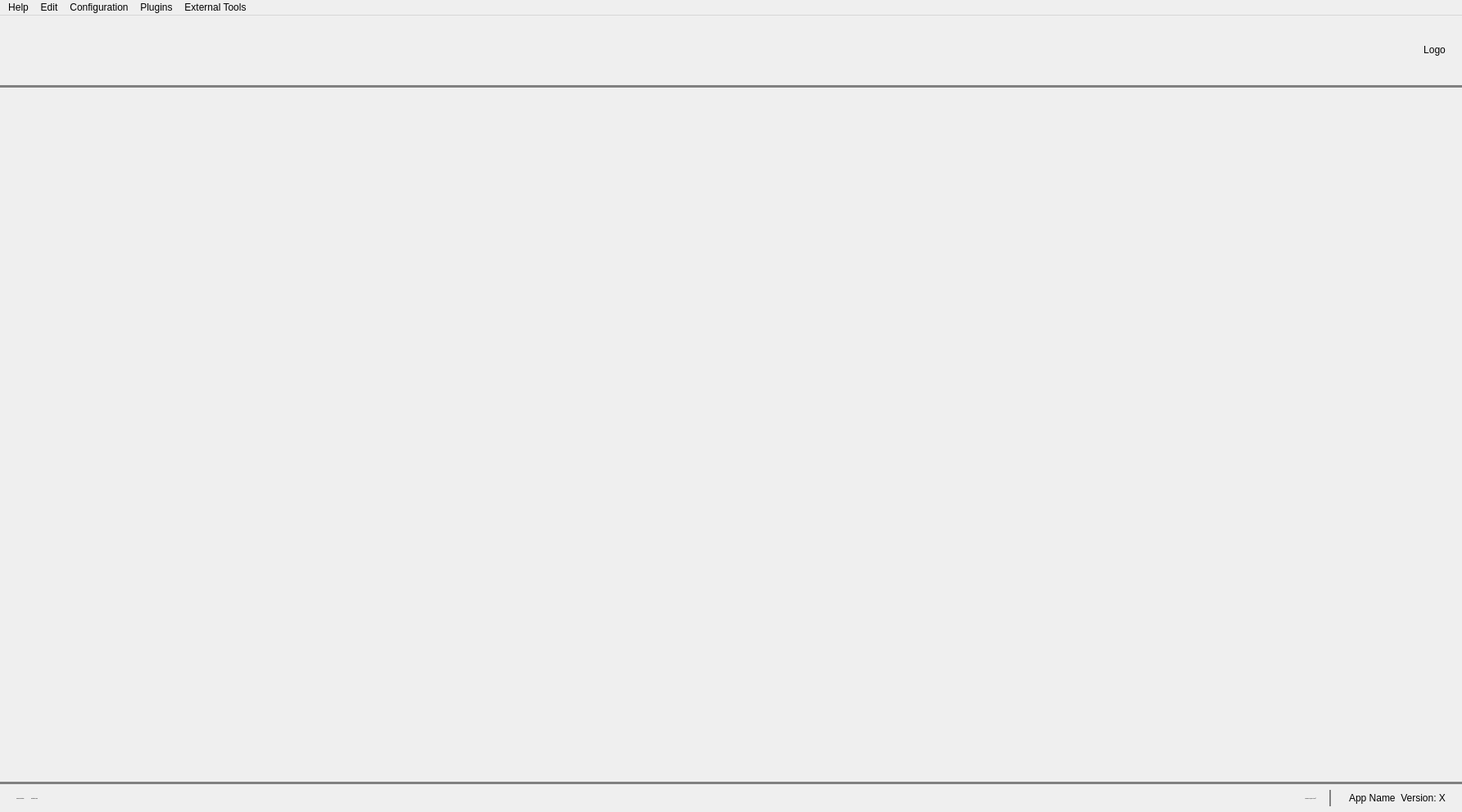
<?xml version="1.0" encoding="UTF-8"?>
<ui version="4.0">
 <class>SalaraMainWindowView</class>
 <widget class="QMainWindow" name="SalaraMainWindowView">
  <property name="windowModality">
   <enum>Qt::WindowModal</enum>
  </property>
  <property name="geometry">
   <rect>
    <x>0</x>
    <y>0</y>
    <width>1785</width>
    <height>992</height>
   </rect>
  </property>
  <property name="minimumSize">
   <size>
    <width>1280</width>
    <height>750</height>
   </size>
  </property>
  <property name="baseSize">
   <size>
    <width>0</width>
    <height>0</height>
   </size>
  </property>
  <property name="windowTitle">
   <string>MainWindow</string>
  </property>
  <property name="accessibleName">
   <string>MainWindow</string>
  </property>
  <property name="styleSheet">
   <string notr="true">/*--------------------------------*/
/* QWidget forms */
/*--------------------------------*/
QWidget[accessibleName=&quot;MainWindow&quot;]
{
	background-color: rgb(53, 53, 53);
}
/*--------------------------------*/

/*--------------------------------*/
/* QMessageBox forms */
/*--------------------------------*/
QMessageBox
{ 
color: rgb(240,240,240);
background-color: rgb(53, 53, 53);
font: 13px &quot;Open Sans Semibold&quot;;
}
QMessageBox QTextEdit
{
color: rgb(240,240,240);
background-color: rgb(80, 80, 80);
font: 12px &quot;Open Sans Semibold&quot;;
}
/*--------------------------------*/

/*--------------------------------*/
/*   QLabel   */
/*--------------------------------*/
QLabel[accessibleName=&quot;LabelInfoWhite&quot;]
{
color: rgb(240,240,240);
font: 14px &quot;Open Sans Semibold&quot;;
}
QLabel[accessibleName=&quot;LabelInfoWhite&quot;]:disabled
{
color: rgb(100, 100,100);
}
QLabel[accessibleName=&quot;LabelInfoOrange&quot;]
{
color:  rgb(250,150,0);
font:  14px &quot;Open Sans Semibold&quot;;
}
QLabel[accessibleName=&quot;LabelInfoOrange&quot;]:disabled
{
color: rgb(100, 100,100);
}
QLabel[accessibleName=&quot;LabelInfoBlue&quot;]
{
color:  rgb(0,80,80);
font:  14px &quot;Open Sans Semibold&quot;;
}
QLabel[accessibleName=&quot;LabelInfoBlue&quot;]:disabled
{
color: rgb(100, 100,100);
}
QLabel[accessibleName=&quot;LabelFooter&quot;]
{
color: rgb(240,240,240);
font: 8pt &quot;Open Sans Semibold&quot;;
}
QLabel[accessibleName=&quot;LabelFooter&quot;]:disabled
{
color: rgb(100, 100,100);
}
QLabel[accessibleName=&quot;LabelMainTitle&quot;]
{
color: rgb(240,240,240);
font: 15pt &quot;Open Sans Extrabold&quot;;
}
QLabel[accessibleName=&quot;LabelMainTitle&quot;]:disabled
{
color: rgb(100, 100,100);
}
QLabel[accessibleName=&quot;LabelMainSubtitle&quot;]
{
color: rgb(240,240,240);
font: 11pt &quot;Open Sans Semibold&quot;;
}
QLabel[accessibleName=&quot;LabelMainSubtitle&quot;]:disabled
{
color: rgb(100, 100,100);
}
/*--------------------------------------------------------*/

/*--------------------------------*/
/* QPushButton */
/*--------------------------------*/
QPushButton
{
     color: rgb(253,245,230);
     background-color: rgb(53,53,53);
	 font:  10pt &quot;Open Sans Semibold&quot;;
}
QPushButton:disabled
{
	color: rgb(100, 100,100);
}
QPushButton:checked
{
    background-color: rgb(153, 102, 0);   
    border: 2px solid rgb(255, 153, 0);
    border-radius: 5px;
}
QPushButton[accessibleName=&quot;ButtonLilac&quot;]
{
	border-style: solid;
	border-width: 1px;
	border-color: black;
	border-radius: 5px;
	background-color:  rgb(50,50,100);
}
QPushButton[accessibleName=&quot;ButtonLilac&quot;]:hover
{
	background-color:  rgb(50,60,100);
}
QPushButton[accessibleName=&quot;ButtonGreen&quot;]
{
	border-style: solid;
	border-width: 1px;
	border-color: black;
	border-radius: 5px;
	background-color: rgb(50, 90, 0);
}
QPushButton[accessibleName=&quot;ButtonGreen&quot;]:hover
{
	background-color: rgb(50, 100, 0);
}
QPushButton[accessibleName=&quot;ButtonRed&quot;]
{
	border-style: solid;
	border-width: 1px;
	border-color: black;
	border-radius: 5px;
     background-color:  rgb(140, 20, 0);
}
QPushButton[accessibleName=&quot;ButtonRed&quot;]:hover
{
     background-color:  rgb(150, 20, 0);
}
/*--------------------------------*/

/*--------------------------------*/
/* QComboBox */
/*--------------------------------*/
QComboBox
{
    font: 13px &quot;Open Sans Semibold&quot;;
    color: rgb(253,245,230);
    selection-background-color: rgb(0,80,80);
	background-color:  rgb(70, 70,70);
}
QComboBox:disabled
{
	color: rgb(100, 100,100);
}
QComboBox QAbstractItemView
{
    background-color:  rgb(70, 70,70);
}
/*--------------------------------*/

/*--------------------------------*/
/* QLineEdit */
/*--------------------------------*/
QLineEdit
{
    color: rgb(253,245,230);
    background-color: rgb(70, 70,70);
    padding: 2px 2px;
    font: 9pt &quot;Open Sans&quot;;
}
QLineEdit:disabled
{
    color: rgb(100, 100,100);
}
QLineEdit[error=true]
{
    background-color: rgb(180,8,0);
}
QLineEdit[error=true]:focus 
{
	border: 1px solid rgb(255,155,0);
}
QLineEdit:focus 
{
	border: 1px solid rgb(255,155,0);
}
/*--------------------------------*/

/*--------------------------------*/
/* QCheckBox */
/*--------------------------------*/
QCheckBox
{
    color: rgb(253,245,230);
	font: 14px &quot;Open Sans Semibold&quot;;
}
QCheckBox::indicator:checked
{
   background:  rgb(0,80,80);
}
QCheckBox::indicator 
{
    border: 2px solid gray;
    background: transparent;
}
QCheckBox:disabled
{
	color: rgb(100, 100,100);
}
QCheckBox::indicator:disabled
{
   background: rgb(53, 53,53);
}
QCheckBox::indicator:checked:disabled
{
   background:  rgb(70,70,70);
}
/*--------------------------------*/

/*--------------------------------------------------------*/
/*   QRadioButton   */
/*--------------------------------------------------------*/
QRadioButton
{
color: rgb(240,240,240);
font:  14px &quot;Open Sans&quot;;
}
QRadioButton:disabled
{
color: rgb(100, 100,100);
}
QRadioButton::indicator
{
width: 9px;
height: 9px;
border-radius: 6px;
border: 2px solid;
border-color: gray;
background-color: rgb(70, 70,70);
}
QRadioButton::indicator:checked
{
background-color:  rgb(250,150,0);
}
QRadioButton::indicator:checked:disabled
{
background:  rgb(100,100,100);
}
/*--------------------------------------------------------*/

/*--------------------------------*/
/* QSpinBox */
/*--------------------------------*/
QSpinBox
{ 
    font: 13px &quot;Open Sans Semibold&quot;;
    color: rgb(253,245,230);
    background-color: rgb(70, 70,70);
    padding: 2px 2px;
}
QSpinBox:disabled
{
    color: rgb(100, 100,100);
}
/*--------------------------------*/

/*--------------------------------*/
/* QDoubleSpinBox */
/*--------------------------------*/
QDoubleSpinBox
{ 
    font: 13px &quot;Open Sans Semibold&quot;;
    color: rgb(253,245,230);
    background-color: rgb(70, 70,70);
    padding: 2px 2px;
}
QDoubleSpinBox:disabled
{
	color: rgb(100, 100,100);
}
/*--------------------------------*/

/*--------------------------------------------------------*/
/*   QTimeEdit   &amp;   QDateTimeEdit   */
/*--------------------------------------------------------*/
QTimeEdit
{ 
    font: 13px &quot;Open Sans Semibold&quot;;
    color: rgb(253,245,230);
    background-color: rgb(70, 70,70);
}
QTimeEdit:disabled
{
    color: rgb(100, 100,100);
}

QDateTimeEdit
{ 
    font: 13px &quot;Open Sans Semibold&quot;;
    color: rgb(253,245,230);
    background-color: rgb(70, 70,70);
}
QDateTimeEdit:disabled
{
    color: rgb(100, 100,100);
}
/*--------------------------------------------------------*/

/*------------------------------------------*/
/* QProgressBar */
/*------------------------------------------*/
QProgressBar
{
border: 2px solid grey;
padding: 1px;
border-radius: 5px;
text-align: center;
font-family: Open Sans Semibold; 
font-size: 10pt; 
background-color: rgb(70,70,70)}

QProgressBar::chunk
{
border-bottom-left-radius: 4px;
border-bottom-right-radius: 4px;
border-top-left-radius: 4px;
border-top-right-radius: 4px;
background-color: rgb(220,130,0);
}
/*--------------------------------*/

/*--------------------------------*/
/* QGroupBox */
/*--------------------------------*/
QGroupBox
 {
	font: 16px &quot;Open Sans Extrabold&quot;;
    color: rgb(253,245,230);
    border: 3px solid gray;
    border-radius: 10px;
    margin-top: 0.6em;
    padding: 3px;
}
QGroupBox:disabled
{
    color: rgb(100, 100,100);
}
QGroupBox[accessibleName=&quot;Little&quot;]
 {
	font: 14px &quot;Open Sans Semibold&quot;;
	color: rgb(253,245,230);
    border: 2px solid gray;
    border-radius: 10px;
    margin-top: 0.6em;
    padding: 3px;
}
QGroupBox[accessibleName=&quot;Little&quot;]:disabled
{
    color: rgb(100, 100,100);
}
/*--------------------------------*/

/*------------------------------------------*/
/* QTabWidget &amp;&amp;  QTabBar */
/*------------------------------------------*/
QTabWidget::pane{}

QTabWidget &gt; QWidget
{
background-color: rgb(53,53,53);
}

QTabBar
{
color: rgb(253,245,230);
font:  13px &quot;Open Sans Semibold&quot;;
}
QTabBar::tab 
{
border-top-left-radius: 6px;
border-top-right-radius: 6px;
border-top: 1px solid black;
border-left: 1px solid black;
border-right: 1px solid black;
padding: 4px 10px 4px 10px;
min-width: 150px;
margin-right: 0px;
}
QTabBar::tab:selected 
{
font:  13px &quot;Open Sans Bold&quot;;
background-color: rgb(0,80,80);
}
QTabBar::tab:!selected 
{
font:  13px &quot;Open Sans &quot;;
background-color: rgb(70,70,70);
margin-top: 4px;
bottom: 1px;
}
QTabBar::tab:disabled
{
color: rgb(100,100,100)
}
/*--------------------------------------------*/

/*--------------------------------------------------------*/
/*   QMenu   &amp;   QMenuBar   */
/*--------------------------------------------------------*/
QMenu
{
color: rgb(240,240,240);
background-color: rgb(70, 70, 70);
font:  10pt &quot;Open Sans Semibold&quot;;
}
QMenu::item:selected
{
background-color: rgb(0, 80, 80);
 } 
QMenuBar 
{
color: rgb(240,240,240);
background-color: rgb(70,70,70);
font:  10pt &quot;Open Sans Semibold&quot;;
 }
QMenuBar::item
{ 
spacing: 3px; 
padding: 1px 4px;
background-color: rgb(70,70,70);
border-radius: 4px;
font:  10pt &quot;Open Sans Semibold&quot;;
}
QMenuBar::item:selected 
{ 
background-color: rgb(0,80,80);
}
QMenu::item:disabled 
{ 
color: rgb(100,100,100);
}
/*--------------------------------------------------------*/

/*--------------------------------------------------------*/
/*   QTableView   */
/*--------------------------------------------------------*/
QTableView
{
color: rgb(240,240,240);
background-color: rgb(80,80,80);
alternate-background-color: rgb(70,70,70);
selection-background-color: rgb(0,80,80);
font:   13px &quot;Open Sans Semibold&quot; ;
border: 1px solid black;
}
QTableView::item
{ 
color: rgb(240,240,240);
border-top: 1px solid gray;
border-bottom: 1px solid gray;
}
QTableView::item:disabled
{ 
color: rgb(100, 100,100);
}
QTableView::indicator
{
border: 1px solid gray;
}
QTableView::indicator:unchecked
{
background-color:  rgb(140, 20, 0);
}
QTableView::indicator:checked
{
background-color: rgb(50, 90, 0);
}
/*--------------------------------------------------------*/


/*------------------------------------------*/
/* QHeaderView */
/*------------------------------------------*/
QHeaderView::section
{
color: rgb(253,245,230);
font:  13px &quot;Open Sans Extrabold&quot;;
}
QHeaderView::section:disabled
{
color: rgb(100, 100,100);
}
/*------------------------------------------*/

/*--------------------------------*/
/* QTableWidget */
/*--------------------------------*/
QTableWidget[accessibleName=&quot;TableWidget&quot;]
{
color: rgb(253,245,230);
background-color: rgb(80,80,80);
alternate-background-color: rgb(70,70,70);
selection-background-color: rgb(48,48,48);
border: 1px solid black;
font:   12px &quot;Open Sans Semibold&quot; ;
}
QTableWidget[accessibleName=&quot;TableWidget&quot;]::item
{
border-bottom: 1px solid gray;
}
QTableWidget[accessibleName=&quot;TableWidget&quot;]::item:disabled
{ 
color: rgb(100, 100,100);
}
QTableWidget[accessibleName=&quot;TableWidget&quot;]::item::focus 
{ 
background-color: transparent;
alternate-background-color: transparent;
border: 0px;
}
/*--------------------------------*/

/*--------------------------------*/
/* QScrollBar */
/*--------------------------------*/
QScrollBar:vertical:disabled
{
color: rgb(100,100,100)
}
QScrollBar:horizontal:disabled
{
color: rgb(100,100,100)
}
/*--------------------------------*/

/*---------------------------------*/
/* QListWidget.                      */
/*---------------------------------*/
QListWidget
{
color: rgb(215, 215, 215);
background-color: rgb(70,70,70);
alternate-background-color: rgb(80,80,80);
}

QListWidget::item::focus 
{ 
color: rgb(215, 215, 215);
background-color: transparent;
alternate-background-color: transparent;
border: 0px;
}
/*---------------------------------*/

/*---------------------------------*/
/* QTextEdit                   */
/*---------------------------------*/
QTextEdit
{
color: rgb(240,240,240);
background-color: rgb(80, 80, 80);
font: 12px &quot;Open Sans Semibold&quot;;
}
QTextEdit:disabled
{
	color: rgb(100, 100,100);
}
QTextEdit[accessibleName=&quot;Monospace&quot;]
{
color: rgb(240,240,240);
background-color: rgb(80, 80, 80);
font: 12px &quot;Courier New&quot;;
}
QTextEdit[accessibleName=&quot;Monospace&quot;]:disabled
{
	color: rgb(100, 100,100);
}
/*---------------------------------*/

/*---------------------------------*/
/* QPlainTextEdit                   */
/*---------------------------------*/
QPlainTextEdit
{
color: rgb(240,240,240);
background-color: rgb(80, 80, 80);
font: 12px &quot;Open Sans Semibold&quot;;
}
QPlainTextEdit:disabled
{
	color: rgb(100, 100,100);
}
QPlainTextEdit[accessibleName=&quot;Monospace&quot;]
{
color: rgb(240,240,240);
background-color: rgb(80, 80, 80);
font: 12px &quot;Courier New&quot;;
}
QPlainTextEdit[accessibleName=&quot;Monospace&quot;]:disabled
{
	color: rgb(100, 100,100);
}
/*---------------------------------*/</string>
  </property>
  <widget class="QWidget" name="centralWidget">
   <property name="accessibleName">
    <string>MainWindow</string>
   </property>
   <layout class="QVBoxLayout" name="verticalLayout_4">
    <property name="spacing">
     <number>0</number>
    </property>
    <property name="leftMargin">
     <number>0</number>
    </property>
    <property name="topMargin">
     <number>0</number>
    </property>
    <property name="rightMargin">
     <number>0</number>
    </property>
    <property name="bottomMargin">
     <number>0</number>
    </property>
    <item>
     <spacer name="verticalSpacer">
      <property name="orientation">
       <enum>Qt::Vertical</enum>
      </property>
      <property name="sizeType">
       <enum>QSizePolicy::Fixed</enum>
      </property>
      <property name="sizeHint" stdset="0">
       <size>
        <width>5</width>
        <height>5</height>
       </size>
      </property>
     </spacer>
    </item>
    <item>
     <layout class="QHBoxLayout" name="header_layout">
      <property name="leftMargin">
       <number>20</number>
      </property>
      <property name="rightMargin">
       <number>20</number>
      </property>
      <item>
       <widget class="QLabel" name="lb_project_logo">
        <property name="sizePolicy">
         <sizepolicy hsizetype="Preferred" vsizetype="Preferred">
          <horstretch>0</horstretch>
          <verstretch>0</verstretch>
         </sizepolicy>
        </property>
        <property name="minimumSize">
         <size>
          <width>0</width>
          <height>75</height>
         </size>
        </property>
        <property name="maximumSize">
         <size>
          <width>500</width>
          <height>75</height>
         </size>
        </property>
        <property name="autoFillBackground">
         <bool>false</bool>
        </property>
        <property name="text">
         <string notr="true"/>
        </property>
        <property name="textFormat">
         <enum>Qt::RichText</enum>
        </property>
        <property name="pixmap">
         <pixmap resource="../SP_Core/resources/common_resources.qrc">:/DegorasLogoHorizontal</pixmap>
        </property>
        <property name="scaledContents">
         <bool>false</bool>
        </property>
        <property name="alignment">
         <set>Qt::AlignCenter</set>
        </property>
        <property name="wordWrap">
         <bool>false</bool>
        </property>
        <property name="indent">
         <number>0</number>
        </property>
       </widget>
      </item>
      <item>
       <spacer name="horizontalSpacer_2">
        <property name="orientation">
         <enum>Qt::Horizontal</enum>
        </property>
        <property name="sizeType">
         <enum>QSizePolicy::Expanding</enum>
        </property>
        <property name="sizeHint" stdset="0">
         <size>
          <width>0</width>
          <height>0</height>
         </size>
        </property>
       </spacer>
      </item>
      <item>
       <widget class="QLabel" name="lb_logo">
        <property name="minimumSize">
         <size>
          <width>0</width>
          <height>75</height>
         </size>
        </property>
        <property name="maximumSize">
         <size>
          <width>16777215</width>
          <height>75</height>
         </size>
        </property>
        <property name="autoFillBackground">
         <bool>false</bool>
        </property>
        <property name="text">
         <string notr="true">Logo</string>
        </property>
        <property name="textFormat">
         <enum>Qt::RichText</enum>
        </property>
        <property name="scaledContents">
         <bool>true</bool>
        </property>
        <property name="alignment">
         <set>Qt::AlignCenter</set>
        </property>
        <property name="wordWrap">
         <bool>false</bool>
        </property>
        <property name="indent">
         <number>0</number>
        </property>
       </widget>
      </item>
     </layout>
    </item>
    <item>
     <spacer name="verticalSpacer_2">
      <property name="orientation">
       <enum>Qt::Vertical</enum>
      </property>
      <property name="sizeType">
       <enum>QSizePolicy::Fixed</enum>
      </property>
      <property name="sizeHint" stdset="0">
       <size>
        <width>5</width>
        <height>5</height>
       </size>
      </property>
     </spacer>
    </item>
    <item>
     <widget class="Line" name="line_6">
      <property name="sizePolicy">
       <sizepolicy hsizetype="Expanding" vsizetype="Preferred">
        <horstretch>0</horstretch>
        <verstretch>0</verstretch>
       </sizepolicy>
      </property>
      <property name="minimumSize">
       <size>
        <width>0</width>
        <height>3</height>
       </size>
      </property>
      <property name="maximumSize">
       <size>
        <width>16777214</width>
        <height>16777215</height>
       </size>
      </property>
      <property name="palette">
       <palette>
        <active>
         <colorrole role="WindowText">
          <brush brushstyle="SolidPattern">
           <color alpha="255">
            <red>128</red>
            <green>128</green>
            <blue>128</blue>
           </color>
          </brush>
         </colorrole>
         <colorrole role="Text">
          <brush brushstyle="SolidPattern">
           <color alpha="255">
            <red>128</red>
            <green>128</green>
            <blue>128</blue>
           </color>
          </brush>
         </colorrole>
         <colorrole role="ButtonText">
          <brush brushstyle="SolidPattern">
           <color alpha="255">
            <red>128</red>
            <green>128</green>
            <blue>128</blue>
           </color>
          </brush>
         </colorrole>
         <colorrole role="PlaceholderText">
          <brush brushstyle="NoBrush">
           <color alpha="128">
            <red>128</red>
            <green>128</green>
            <blue>128</blue>
           </color>
          </brush>
         </colorrole>
        </active>
        <inactive>
         <colorrole role="WindowText">
          <brush brushstyle="SolidPattern">
           <color alpha="255">
            <red>128</red>
            <green>128</green>
            <blue>128</blue>
           </color>
          </brush>
         </colorrole>
         <colorrole role="Text">
          <brush brushstyle="SolidPattern">
           <color alpha="255">
            <red>128</red>
            <green>128</green>
            <blue>128</blue>
           </color>
          </brush>
         </colorrole>
         <colorrole role="ButtonText">
          <brush brushstyle="SolidPattern">
           <color alpha="255">
            <red>128</red>
            <green>128</green>
            <blue>128</blue>
           </color>
          </brush>
         </colorrole>
         <colorrole role="PlaceholderText">
          <brush brushstyle="NoBrush">
           <color alpha="128">
            <red>128</red>
            <green>128</green>
            <blue>128</blue>
           </color>
          </brush>
         </colorrole>
        </inactive>
        <disabled>
         <colorrole role="WindowText">
          <brush brushstyle="SolidPattern">
           <color alpha="255">
            <red>128</red>
            <green>128</green>
            <blue>128</blue>
           </color>
          </brush>
         </colorrole>
         <colorrole role="Text">
          <brush brushstyle="SolidPattern">
           <color alpha="255">
            <red>128</red>
            <green>128</green>
            <blue>128</blue>
           </color>
          </brush>
         </colorrole>
         <colorrole role="ButtonText">
          <brush brushstyle="SolidPattern">
           <color alpha="255">
            <red>128</red>
            <green>128</green>
            <blue>128</blue>
           </color>
          </brush>
         </colorrole>
         <colorrole role="PlaceholderText">
          <brush brushstyle="NoBrush">
           <color alpha="128">
            <red>128</red>
            <green>128</green>
            <blue>128</blue>
           </color>
          </brush>
         </colorrole>
        </disabled>
       </palette>
      </property>
      <property name="accessibleName">
       <string>h_line</string>
      </property>
      <property name="styleSheet">
       <string notr="true"/>
      </property>
      <property name="frameShadow">
       <enum>QFrame::Plain</enum>
      </property>
      <property name="lineWidth">
       <number>4</number>
      </property>
      <property name="midLineWidth">
       <number>0</number>
      </property>
      <property name="orientation">
       <enum>Qt::Horizontal</enum>
      </property>
     </widget>
    </item>
    <item>
     <widget class="QStackedWidget" name="body_widget">
      <property name="sizePolicy">
       <sizepolicy hsizetype="Expanding" vsizetype="Expanding">
        <horstretch>0</horstretch>
        <verstretch>0</verstretch>
       </sizepolicy>
      </property>
     </widget>
    </item>
    <item>
     <widget class="Line" name="line_7">
      <property name="minimumSize">
       <size>
        <width>0</width>
        <height>3</height>
       </size>
      </property>
      <property name="palette">
       <palette>
        <active>
         <colorrole role="WindowText">
          <brush brushstyle="SolidPattern">
           <color alpha="255">
            <red>128</red>
            <green>128</green>
            <blue>128</blue>
           </color>
          </brush>
         </colorrole>
         <colorrole role="Text">
          <brush brushstyle="SolidPattern">
           <color alpha="255">
            <red>128</red>
            <green>128</green>
            <blue>128</blue>
           </color>
          </brush>
         </colorrole>
         <colorrole role="ButtonText">
          <brush brushstyle="SolidPattern">
           <color alpha="255">
            <red>128</red>
            <green>128</green>
            <blue>128</blue>
           </color>
          </brush>
         </colorrole>
         <colorrole role="PlaceholderText">
          <brush brushstyle="SolidPattern">
           <color alpha="255">
            <red>128</red>
            <green>128</green>
            <blue>128</blue>
           </color>
          </brush>
         </colorrole>
        </active>
        <inactive>
         <colorrole role="WindowText">
          <brush brushstyle="SolidPattern">
           <color alpha="255">
            <red>128</red>
            <green>128</green>
            <blue>128</blue>
           </color>
          </brush>
         </colorrole>
         <colorrole role="Text">
          <brush brushstyle="SolidPattern">
           <color alpha="255">
            <red>128</red>
            <green>128</green>
            <blue>128</blue>
           </color>
          </brush>
         </colorrole>
         <colorrole role="ButtonText">
          <brush brushstyle="SolidPattern">
           <color alpha="255">
            <red>128</red>
            <green>128</green>
            <blue>128</blue>
           </color>
          </brush>
         </colorrole>
         <colorrole role="PlaceholderText">
          <brush brushstyle="SolidPattern">
           <color alpha="255">
            <red>128</red>
            <green>128</green>
            <blue>128</blue>
           </color>
          </brush>
         </colorrole>
        </inactive>
        <disabled>
         <colorrole role="WindowText">
          <brush brushstyle="SolidPattern">
           <color alpha="255">
            <red>128</red>
            <green>128</green>
            <blue>128</blue>
           </color>
          </brush>
         </colorrole>
         <colorrole role="Text">
          <brush brushstyle="SolidPattern">
           <color alpha="255">
            <red>128</red>
            <green>128</green>
            <blue>128</blue>
           </color>
          </brush>
         </colorrole>
         <colorrole role="ButtonText">
          <brush brushstyle="SolidPattern">
           <color alpha="255">
            <red>128</red>
            <green>128</green>
            <blue>128</blue>
           </color>
          </brush>
         </colorrole>
         <colorrole role="PlaceholderText">
          <brush brushstyle="SolidPattern">
           <color alpha="255">
            <red>128</red>
            <green>128</green>
            <blue>128</blue>
           </color>
          </brush>
         </colorrole>
        </disabled>
       </palette>
      </property>
      <property name="styleSheet">
       <string notr="true">color: gray;</string>
      </property>
      <property name="frameShadow">
       <enum>QFrame::Plain</enum>
      </property>
      <property name="lineWidth">
       <number>4</number>
      </property>
      <property name="orientation">
       <enum>Qt::Horizontal</enum>
      </property>
     </widget>
    </item>
    <item>
     <layout class="QHBoxLayout" name="footer_layout">
      <property name="spacing">
       <number>7</number>
      </property>
      <property name="leftMargin">
       <number>20</number>
      </property>
      <property name="topMargin">
       <number>7</number>
      </property>
      <property name="rightMargin">
       <number>20</number>
      </property>
      <property name="bottomMargin">
       <number>7</number>
      </property>
      <item>
       <widget class="QLabel" name="lb_inst_name">
        <property name="sizePolicy">
         <sizepolicy hsizetype="Maximum" vsizetype="Fixed">
          <horstretch>0</horstretch>
          <verstretch>0</verstretch>
         </sizepolicy>
        </property>
        <property name="minimumSize">
         <size>
          <width>0</width>
          <height>0</height>
         </size>
        </property>
        <property name="maximumSize">
         <size>
          <width>16777215</width>
          <height>20</height>
         </size>
        </property>
        <property name="font">
         <font>
          <family>Open Sans Semibold</family>
          <pointsize>-1</pointsize>
          <italic>false</italic>
          <bold>false</bold>
         </font>
        </property>
        <property name="accessibleName">
         <string>LabelInfoWhite</string>
        </property>
        <property name="accessibleDescription">
         <string notr="true"/>
        </property>
        <property name="layoutDirection">
         <enum>Qt::LeftToRight</enum>
        </property>
        <property name="lineWidth">
         <number>1</number>
        </property>
        <property name="text">
         <string notr="true">Licensed Institution:</string>
        </property>
        <property name="scaledContents">
         <bool>false</bool>
        </property>
        <property name="alignment">
         <set>Qt::AlignLeading|Qt::AlignLeft|Qt::AlignVCenter</set>
        </property>
       </widget>
      </item>
      <item>
       <widget class="QLabel" name="lb_institution">
        <property name="sizePolicy">
         <sizepolicy hsizetype="Maximum" vsizetype="Fixed">
          <horstretch>0</horstretch>
          <verstretch>0</verstretch>
         </sizepolicy>
        </property>
        <property name="maximumSize">
         <size>
          <width>16777215</width>
          <height>20</height>
         </size>
        </property>
        <property name="font">
         <font>
          <family>Open Sans Semibold</family>
          <pointsize>-1</pointsize>
          <italic>false</italic>
          <bold>false</bold>
         </font>
        </property>
        <property name="accessibleName">
         <string>LabelInfoWhite</string>
        </property>
        <property name="layoutDirection">
         <enum>Qt::LeftToRight</enum>
        </property>
        <property name="lineWidth">
         <number>1</number>
        </property>
        <property name="text">
         <string>Institution Name</string>
        </property>
        <property name="scaledContents">
         <bool>false</bool>
        </property>
        <property name="alignment">
         <set>Qt::AlignLeading|Qt::AlignLeft|Qt::AlignVCenter</set>
        </property>
       </widget>
      </item>
      <item>
       <spacer name="horizontalSpacer_7">
        <property name="orientation">
         <enum>Qt::Horizontal</enum>
        </property>
        <property name="sizeHint" stdset="0">
         <size>
          <width>40</width>
          <height>20</height>
         </size>
        </property>
       </spacer>
      </item>
      <item>
       <widget class="QLabel" name="lb_project_copyright">
        <property name="sizePolicy">
         <sizepolicy hsizetype="Maximum" vsizetype="Fixed">
          <horstretch>0</horstretch>
          <verstretch>0</verstretch>
         </sizepolicy>
        </property>
        <property name="minimumSize">
         <size>
          <width>6</width>
          <height>0</height>
         </size>
        </property>
        <property name="maximumSize">
         <size>
          <width>16777215</width>
          <height>20</height>
         </size>
        </property>
        <property name="font">
         <font>
          <family>Open Sans Semibold</family>
          <pointsize>-1</pointsize>
          <italic>false</italic>
          <bold>false</bold>
         </font>
        </property>
        <property name="accessibleName">
         <string>LabelInfoWhite</string>
        </property>
        <property name="layoutDirection">
         <enum>Qt::LeftToRight</enum>
        </property>
        <property name="text">
         <string>DEGORAS  PROJECT  TEAM ©</string>
        </property>
        <property name="alignment">
         <set>Qt::AlignRight|Qt::AlignTrailing|Qt::AlignVCenter</set>
        </property>
       </widget>
      </item>
      <item>
       <widget class="Line" name="line">
        <property name="minimumSize">
         <size>
          <width>20</width>
          <height>0</height>
         </size>
        </property>
        <property name="styleSheet">
         <string notr="true">color: gray;</string>
        </property>
        <property name="frameShadow">
         <enum>QFrame::Plain</enum>
        </property>
        <property name="lineWidth">
         <number>2</number>
        </property>
        <property name="orientation">
         <enum>Qt::Vertical</enum>
        </property>
       </widget>
      </item>
      <item>
       <widget class="QLabel" name="lb_app_version">
        <property name="sizePolicy">
         <sizepolicy hsizetype="Maximum" vsizetype="Preferred">
          <horstretch>0</horstretch>
          <verstretch>0</verstretch>
         </sizepolicy>
        </property>
        <property name="accessibleName">
         <string>LabelInfoWhite</string>
        </property>
        <property name="text">
         <string>  App Name  Version: X</string>
        </property>
       </widget>
      </item>
     </layout>
    </item>
   </layout>
  </widget>
  <widget class="QMenuBar" name="menuBar">
   <property name="geometry">
    <rect>
     <x>0</x>
     <y>0</y>
     <width>1785</width>
     <height>20</height>
    </rect>
   </property>
   <property name="cursor">
    <cursorShape>PointingHandCursor</cursorShape>
   </property>
   <widget class="QMenu" name="menuHelp">
    <property name="cursor">
     <cursorShape>PointingHandCursor</cursorShape>
    </property>
    <property name="title">
     <string>Help</string>
    </property>
    <addaction name="actionUserManual"/>
    <addaction name="actionTechnicalManual"/>
    <addaction name="separator"/>
    <addaction name="actionAboutSalaraProject"/>
    <addaction name="actionAboutApp"/>
    <addaction name="separator"/>
    <addaction name="actionExit"/>
   </widget>
   <widget class="QMenu" name="menuConfiguration">
    <property name="cursor">
     <cursorShape>PointingHandCursor</cursorShape>
    </property>
    <property name="title">
     <string>Configuration</string>
    </property>
    <addaction name="separator"/>
    <addaction name="actionConfigureSALARAPROJECT"/>
    <addaction name="actionConfigureApp"/>
    <addaction name="separator"/>
    <addaction name="actionOpen_SALARA_PROJECT_root_folder"/>
    <addaction name="actionOpenSALARAPROJECTDataFilesFolder"/>
    <addaction name="actionOpenSALARAPROJECTConfigFilesFolder"/>
   </widget>
   <widget class="QMenu" name="menuPlugins">
    <property name="cursor">
     <cursorShape>PointingHandCursor</cursorShape>
    </property>
    <property name="title">
     <string>Plugins</string>
    </property>
    <addaction name="actionPluginsSummary"/>
    <addaction name="actionAboutPlugins"/>
    <addaction name="separator"/>
    <addaction name="actionOpenPluginsFolder"/>
   </widget>
   <widget class="QMenu" name="menuExternalTools">
    <property name="cursor">
     <cursorShape>PointingHandCursor</cursorShape>
    </property>
    <property name="title">
     <string>External Tools</string>
    </property>
   </widget>
   <widget class="QMenu" name="menuEdit">
    <property name="cursor">
     <cursorShape>PointingHandCursor</cursorShape>
    </property>
    <property name="title">
     <string>Edit</string>
    </property>
   </widget>
   <addaction name="menuHelp"/>
   <addaction name="menuEdit"/>
   <addaction name="menuConfiguration"/>
   <addaction name="menuPlugins"/>
   <addaction name="menuExternalTools"/>
  </widget>
  <action name="actionConfigureApp">
   <property name="text">
    <string>Configure APP</string>
   </property>
  </action>
  <action name="actionUserManual">
   <property name="text">
    <string>User Manual</string>
   </property>
  </action>
  <action name="actionTechnicalManual">
   <property name="text">
    <string>Technical Manual</string>
   </property>
  </action>
  <action name="actionAboutSalaraProject">
   <property name="text">
    <string>About SALARA PROJECT...</string>
   </property>
  </action>
  <action name="actionPluginsSummary">
   <property name="text">
    <string>Plugins Summary</string>
   </property>
  </action>
  <action name="actionPluginsFolder">
   <property name="text">
    <string>Plugins Folder</string>
   </property>
  </action>
  <action name="actionAboutPlugins">
   <property name="text">
    <string>About Plugins...</string>
   </property>
  </action>
  <action name="actionExampleTool">
   <property name="text">
    <string>Example tool</string>
   </property>
  </action>
  <action name="actionConfigureSALARAPROJECT">
   <property name="text">
    <string>Configure SALARA PROJECT</string>
   </property>
  </action>
  <action name="actionOpen_SALARA_PROJECT_root_folder">
   <property name="text">
    <string>Open SALARA PROJECT Root Folder</string>
   </property>
  </action>
  <action name="actionOpenPluginsFolder">
   <property name="text">
    <string>Open Plugins Folder</string>
   </property>
  </action>
  <action name="actionCopy_NORAD">
   <property name="enabled">
    <bool>true</bool>
   </property>
   <property name="text">
    <string>Copy NORAD</string>
   </property>
   <property name="shortcut">
    <string>Ctrl+N</string>
   </property>
  </action>
  <action name="actionCopy_COSPAR">
   <property name="enabled">
    <bool>true</bool>
   </property>
   <property name="text">
    <string>Copy COSPAR</string>
   </property>
   <property name="shortcut">
    <string>Ctrl+C</string>
   </property>
  </action>
  <action name="actionCopy_ILRS_ID">
   <property name="enabled">
    <bool>true</bool>
   </property>
   <property name="text">
    <string>Copy ILRS ID</string>
   </property>
  </action>
  <action name="actionCopy_Name">
   <property name="text">
    <string>Copy Name</string>
   </property>
   <property name="shortcut">
    <string>Ctrl+Shift+N</string>
   </property>
  </action>
  <action name="actionCopy_ILRS_Name">
   <property name="text">
    <string>Copy ILRS Name</string>
   </property>
  </action>
  <action name="actionAboutApp">
   <property name="text">
    <string>About APP...</string>
   </property>
  </action>
  <action name="actionOpenSpaceObjectsDataScheme">
   <property name="text">
    <string>Open Space Objects Scheme File</string>
   </property>
  </action>
  <action name="actionOpenSpaceObjectsData">
   <property name="text">
    <string>Open Space Objects Data File</string>
   </property>
  </action>
  <action name="actionOpenSALARAPROJECTDataFilesFolder">
   <property name="text">
    <string>Open SALARA PROJECT Data Files Folder</string>
   </property>
  </action>
  <action name="actionOpenSALARAPROJECTConfigFilesFolder">
   <property name="text">
    <string>Open SALARA PROJECT Config Files Folder</string>
   </property>
  </action>
  <action name="actionExit">
   <property name="text">
    <string>Exit</string>
   </property>
   <property name="shortcut">
    <string>Ctrl+Q</string>
   </property>
  </action>
 </widget>
 <layoutdefault spacing="6" margin="11"/>
 <resources>
  <include location="../SP_Core/resources/common_resources.qrc"/>
  <include location="../SP_Core/resources/common_resources.qrc"/>
 </resources>
 <connections/>
 <designerdata>
  <property name="gridDeltaX">
   <number>2</number>
  </property>
  <property name="gridDeltaY">
   <number>2</number>
  </property>
  <property name="gridSnapX">
   <bool>true</bool>
  </property>
  <property name="gridSnapY">
   <bool>true</bool>
  </property>
  <property name="gridVisible">
   <bool>true</bool>
  </property>
 </designerdata>
</ui>
